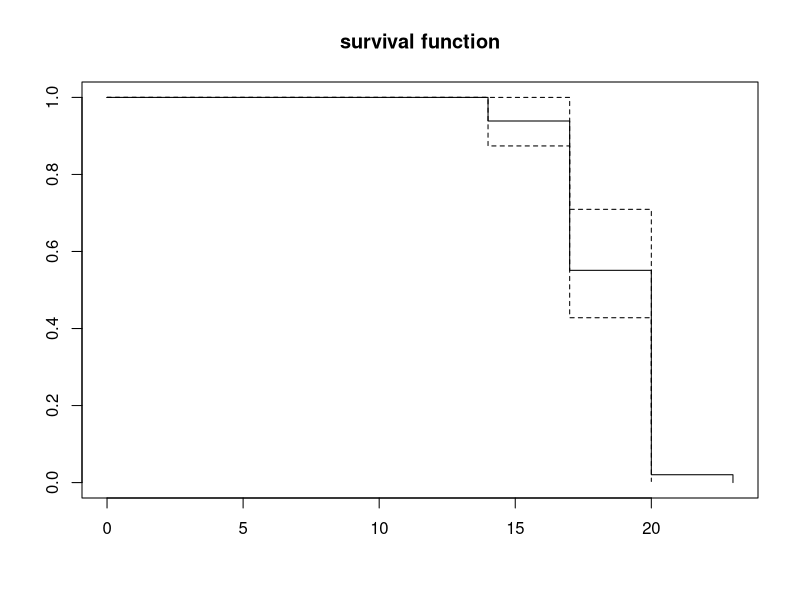
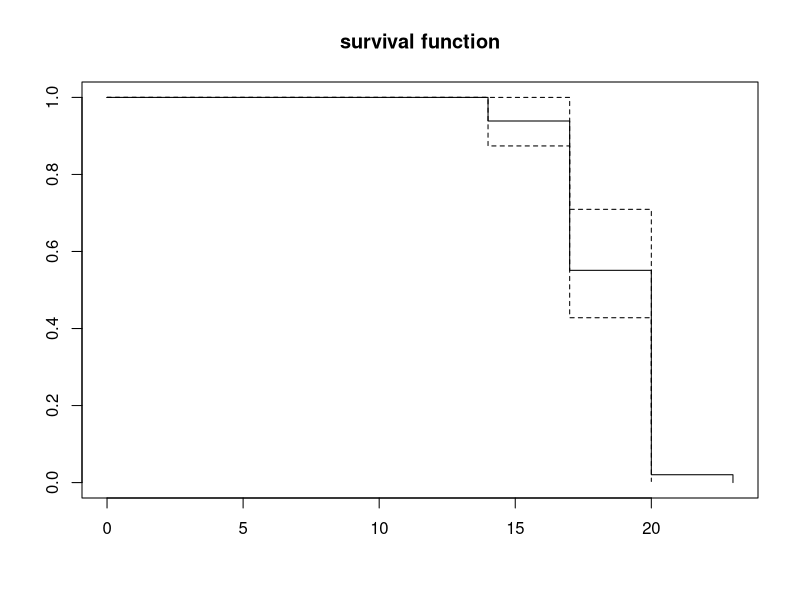

Write R code to recreate these figures, in order.
library(survival)

#on crée un jeu de données correspondant à des durées (étudiées dans l'analyse de survie)

 z<-c(14,14,14,17,17,17,17,17,17,17,17,17,17,17,17,17,17,17,17,17,17,17,20,20,20,20,20,20,20,20,20,20,20,20,20,20,20,20,20,20,20,20,20,20,20,20,20,20,23)
d<-data.frame(delay=z)

#on crée une colonne status, ici tous les individus sont "morts" pendant l'expérience 
# mort au sens de l'analyse de survie

 d$status<-1 

 s<-survfit(Surv(d$delay,d$status)~1)
plot(s,main="survival function")
jpeg('rplot.jpg')
plot(s,main="survival function")
dev.off()